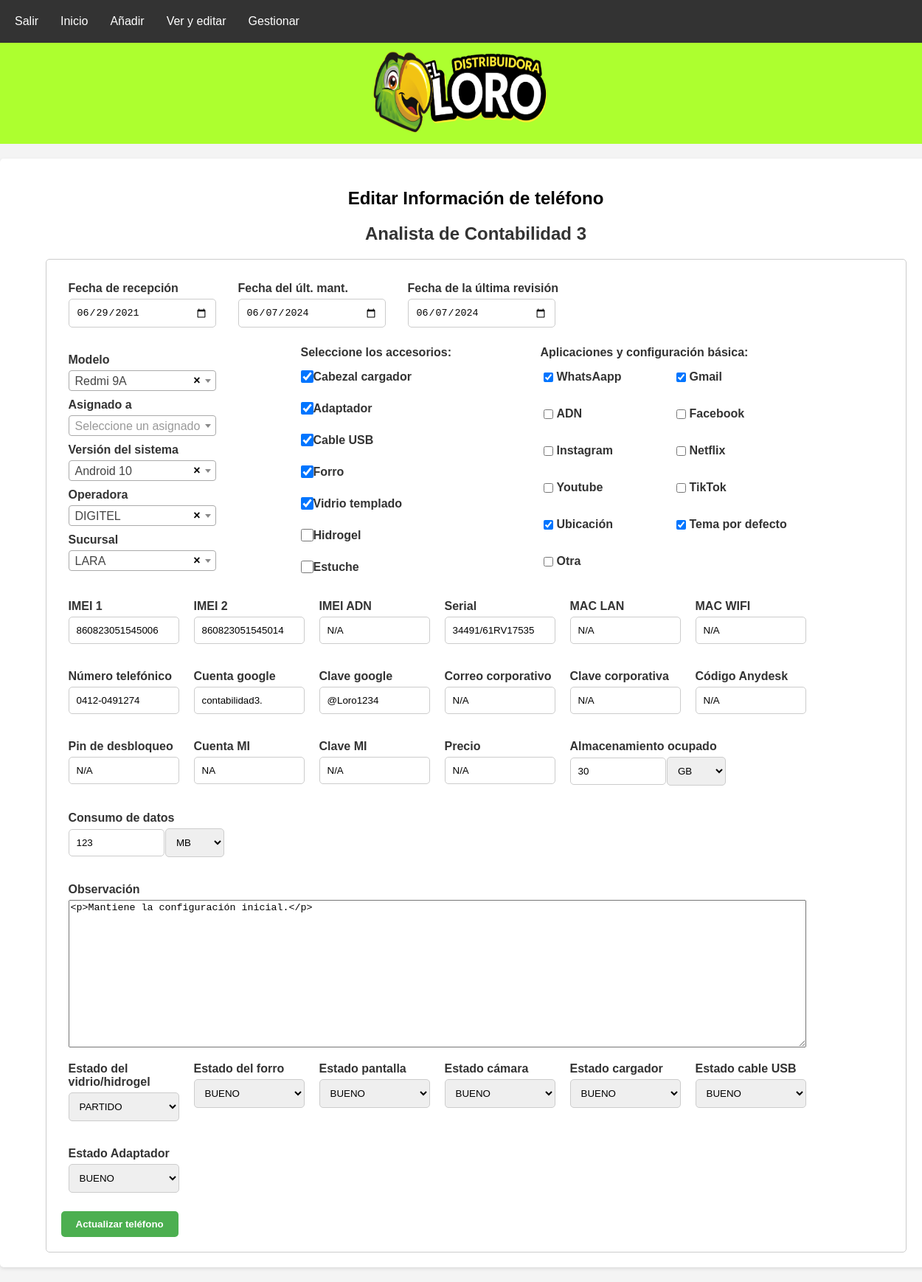
The page /editarTlf.php?id=1 (signed in) on the database its author committed.
### tables this page shows
CREATE TABLE `cargo_ruta` (
  `id_cargoruta` int(10) NOT NULL,
  `nombre` varchar(30) NOT NULL,
  `activo` tinyint(1) NOT NULL DEFAULT 1
);

CREATE TABLE `telefonos` (
  `id_telefono` int(10) NOT NULL,
  `fecha_recep` date DEFAULT NULL,
  `id_modelo` int(10) NOT NULL,
  `accesorios` set('cabezal cargador','adaptador','cable usb','forro','vidrio templado','hidrogel','estuche') NOT NULL,
  `imei1` varchar(30) DEFAULT 'N/A',
  `imei2` varchar(30) DEFAULT 'N/A',
  `imei_adn` varchar(30) DEFAULT 'N/A',
  `serial` varchar(50) DEFAULT 'N/A',
  `vidrio_hidrogel` enum('BUENO','DAÑADO','PARTIDO','ROTO','RAYADO','NO TIENE','OTRO') NOT NULL,
  `forro` enum('BUENO','DAÑADO','NO TIENE','OTRO') NOT NULL,
  `pantalla` enum('BUENO','DAÑADO','PARTIDO','RAYADO','OTRO') NOT NULL,
  `camara` enum('BUENO','DAÑADO','MICA PARTIDA','MICA RAYADA','OTRO') NOT NULL,
  `cargador` enum('BUENO','DAÑADO','NO TIENE','NO TRAE A REVISIÓN','OTRO') NOT NULL,
  `cable_usb` enum('BUENO','DAÑADO','NO TIENE','NO TRAE A REVISIÓN','OTRO') NOT NULL,
  `adaptador` enum('BUENO','DAÑADO','NO TIENE','NO USA','NO TRAE A REVISIÓN','OTRO') NOT NULL,
  `id_sisver` int(10) NOT NULL,
  `almacenamiento_ocupado` varchar(10) DEFAULT 'N/A',
  `consumo_datos` varchar(10) DEFAULT 'N/A',
  `id_operadora` int(10) NOT NULL,
  `numero` varchar(30) DEFAULT 'N/A',
  `cuenta_google` varchar(100) DEFAULT 'N/A',
  `clave_google` varchar(30) DEFAULT 'N/A',
  `correo_corporativo` varchar(50) DEFAULT 'N/A',
  `clave_corporativo` varchar(30) DEFAULT 'N/A',
  `anydesk` varchar(50) DEFAULT 'N/A',
  `pin` varchar(30) DEFAULT 'N/A',
  `cuenta_mi` varchar(30) DEFAULT 'N/A',
  `clave_mi` varchar(30) DEFAULT 'N/A',
  `id_sucursal` int(10) NOT NULL,
  `precio` varchar(10) DEFAULT 'N/A',
  `mac_lan` varchar(30) DEFAULT 'N/A',
  `mac_wifi` varchar(30) DEFAULT 'N/A',
  `app_conf` set('whatsapp','gmail','adn','facebook','instagram','netflix','youtube','tiktok','ubicacion','tema por defecto','otra') NOT NULL,
  `otra_app` varchar(100) NOT NULL,
  `nota` varchar(500) DEFAULT 'Mantiene la configuración inicial.',
  `fecha_ult_mant` date DEFAULT current_timestamp(),
  `fecha_ult_rev` date DEFAULT current_timestamp(),
  `activo` tinyint(1) NOT NULL DEFAULT 1
);

### editarTlf.php (the view, shortened to what the rows shown need)
<?php
    include("conexion.php");
    $id_telefono=$_GET['id'];
    $sql="SELECT telefonos.*, telefonos.id_telefono AS id, modelo_marca.nombre AS modelo, fabricante.nombre AS fabricante, personal.nombre AS asignado, cargo_ruta.nombre AS cargo, area.nombre AS area
    FROM telefonos
    INNER JOIN modelo_marca ON telefonos.id_modelo = modelo_marca.id_modelo
    INNER JOIN fabricante ON modelo_marca.id_fabricante = fabricante.id_fabricante
    LEFT JOIN tlf_asignado ON telefonos.id_telefono = tlf_asignado.id_telefono
    LEFT JOIN personal ON tlf_asignado.id_personal = personal.id_personal
    LEFT JOIN cargo_ruta ON personal.id_cargoruta = cargo_ruta.id_cargoruta
    LEFT JOIN area ON personal.id_area = area.id_area
    WHERE telefonos.id_telefono = $id_telefono";
$query0 = mysqli_query($conexion, $sql);
$row0 = mysqli_fetch_assoc($query0);
$accesorios = explode(',', $row0['accesorios']);
$apps = explode(',', $row0['app_conf']);
?>
<html lang="en">
<head>
    <link href="css/styles.css" rel="stylesheet">
    <link href="https://cdn.jsdelivr.net/npm/select2@4.1.0-rc.0/dist/css/select2.min.css" rel="stylesheet" />
</head>
<body>
    <div class="users-table">
        <h2 style="text-align: center;">Editar Información de teléfono</h2>
        <div class="users-form">
        <h2><?= $row0['cargo']; ?></h2>
            <form id="nuevo" action="editarTlfFuncion.php" method="POST">
                <div id="fechas" style="display: flex">
                <div style="margin: 10px">
                <label for="fecha_recep" style="width: 210px;">Fecha de recepción</label>
                <input type="date" name="fecha_recep" id="fecha_recep" style="width: 200px" value="<?= $row0['fecha_recep']?>">
                </div>
                <div style="margin: 10px">
                <label for="fecha_ult_mant" style="width: 210px">Fecha del últ. mant.</label>
                <input type="date" name="fecha_ult_mant" id="fecha_ult_mant" style="width: 200px" value="<?= $row0['fecha_ult_mant']?>">
                </div>
                <div style="margin: 10px">
                <label for="fecha_ult_rev" style="width: 210px">Fecha de la última revisión</label>
                <input type="date" name="fecha_ult_rev" id="fecha_recep" style="width: 200px" value="<?= $row0['fecha_ult_rev']?>">
                </div>
                </div>
                <div style="display: flex; flex-wrap: wrap;">
                <div style="margin-right: 75px">
                <label class="nopoint" for="cabezal-cargador" style="width: 250px; height: 10px;">Seleccione los accesorios:</label><br>
                <div class="accesorioscheck" id="accesorios">
                <label><input type="checkbox" id="cabezal-cargador" name="accesorios[]" value="cabezal cargador" <?= in_array('cabezal cargador', $accesorios) ? 'checked' : ''; ?>> Cabezal cargador</label>
                <label><input type="checkbox" id="adaptador1" name="accesorios[]" value="adaptador" <?= in_array('adaptador', $accesorios) ? 'checked' : ''; ?>> Adaptador</label>
                <label><input type="checkbox" id="cable-usb" name="accesorios[]" value="cable usb" <?= in_array('cable usb', $accesorios) ? 'checked' : ''; ?>> Cable USB</label>
                <label><input type="checkbox" id="forro1" name="accesorios[]" value="forro" <?= in_array('forro', $accesorios) ? 'checked' : ''; ?>> Forro</label>
                <label><input type="checkbox" id="vidrio_hidrogel-templado" name="accesorios[]" value="vidrio_hidrogel templado" <?= in_array('vidrio templado', $accesorios) ? 'checked' : ''; ?>> Vidrio templado</label>
                <label><input type="checkbox" id="hidrogel" name="accesorios[]" value="hidrogel" <?= in_array('hidrogel', $accesorios) ? 'checked' : ''; ?>> Hidrogel</label>
                <label><input type="checkbox" id="estuche" name="accesorios[]" value="estuche" <?= in_array('estuche', $accesorios) ? 'checked' : ''; ?>> Estuche</label>
                </div>
                </div>
                <div>
                <label class="nopoint" for="whatsapp" style="width: 300px; height: 10px;">Aplicaciones y configuración básica:</label><br>
                <div class="accesorioscheck" id="apps_conf" style="width: 360px; height: 300px; display: flex; flex-wrap: wrap;">
                    <label><input type="checkbox" id="whatsapp" name="apps_conf[]" value="whatsapp" <?= in_array('whatsapp', $apps) ? 'checked' : ''; ?>>WhatsAapp</label>
                    <label><input type="checkbox" id="gmail" name="apps_conf[]" value="gmail" <?= in_array('gmail', $apps) ? 'checked' : ''; ?>>Gmail</label>
                    <label><input type="checkbox" id="adn" name="apps_conf[]" value="adn" <?= in_array('adn', $apps) ? 'checked' : ''; ?>>ADN</label>
                    <label><input type="checkbox" id="facebook" name="apps_conf[]" value="facebook" <?= in_array('facebook', $apps) ? 'checked' : ''; ?>>Facebook</label>
                    <label><input type="checkbox" id="instagram" name="apps_conf[]" value="instagram" <?= in_array('instagram', $apps) ? 'checked' : ''; ?>>Instagram</label>
                    <label><input type="checkbox" id="netflix" name="apps_conf[]" value="netflix" <?= in_array('netflix', $apps) ? 'checked' : ''; ?>>Netflix</label>
                    <label><input type="checkbox" id="youtube" name="apps_conf[]" value="youtube" <?= in_array('youtube', $apps) ? 'checked' : ''; ?>>Youtube</label>
                    <label><input type="checkbox" id="tiktok" name="apps_conf[]" value="tiktok" <?= in_array('tiktok', $apps) ? 'checked' : ''; ?>>TikTok</label>
                    <label><input type="checkbox" id="ubicacion" name="apps_conf[]" value="ubicacion" <?= in_array('ubicacion', $apps) ? 'checked' : ''; ?>>Ubicación</label>
                    <label><input type="checkbox" id="tema_por_defecto" name="apps_conf[]" value="tema por defecto" <?= in_array('tema por defecto', $apps) ? 'checked' : ''; ?>>Tema por defecto</label>
                    <label><input type="checkbox" id="otra" name="apps_conf[]" value="otra" <?= in_array('otra', $apps) ? 'checked' : ''; ?>>Otra</label>
                </div>
                </div>
                </div>
                <div id="entradas" style="display: flex; flex-wrap: wrap;">
                <div class="inputs">
                <label for="imei1">IMEI 1</label>
                <input type="text" name="imei1" id="imei1" placeholder="Ingrese el IMEI 1" value="<?= $row0['imei1']?>">
                </div>
                <div class="inputs">
                <label for="imei2">IMEI 2</label>
                <input type="text" name="imei2" id="imei2" placeholder="Ingrese el IMEI 2" value="<?= $row0['imei2']?>">
                </div>
                <div class="inputs">
                <label for="imei1">IMEI ADN</label>
                <input type="text" name="imei_adn" id="imei_adn" placeholder="Ingrese el IMEI ADN" value="<?= $row0['imei_adn']?>">
                </div>
                <div class="inputs">
                <label for="serial">Serial</label>
                <input type="text" name="serial" id="serial" placeholder="Ingrese el serial" value="<?= $row0['serial']?>">
                </div>
                <div class="inputs">
                <label for="imei1">MAC LAN</label>
                <input type="text" name="mac_lan" id="mac_lan" placeholder="Ingrese la MAC LAN" value="<?= $row0['mac_lan']?>">
                </div>
                <div class="inputs">
                <label for="imei1">MAC WIFI</label>
                <input type="text" name="mac_wifi" id="mac_wifi" placeholder="Ingrese la MAC WIFI" value="<?= $row0['mac_wifi']?>">
                </div>
                <div class="inputs">
                <label for="numero">Número telefónico</label>
                <input type="text" name="numero" id="numero" placeholder="Ingrese el número" value="<?= $row0['numero']?>">
                </div>
                <div class="inputs">
                <label for="cuenta_google">Cuenta google</label>
                <input type="text" name="cuenta_google" id="cuenta_google" placeholder="Ingrese el correo" value="<?= $row0['cuenta_google']?>">
                </div>
                <div class="inputs">
                <label for="clave_google">Clave google</label>
                <input type="text" name="clave_google" id="clave_google" placeholder="Ingrese la clave" value="<?= $row0['clave_google']?>">
                </div>
                <div class="inputs">
                <label for="correo_corporativo">Correo corporativo</label>
                <input type="text" name="correo_corporativo" id="correo_corporativo" placeholder="Ingrese el correo" value="<?= $row0['correo_corporativo']?>">
                </div>
                <div class="inputs">
                <label for="clave_corporativo">Clave corporativa</label>
                <input type="text" name="clave_corporativo" id="clave_corporativo" placeholder="Ingrese la clave" value="<?= $row0['clave_corporativo']?>">
                </div>
                <div class="inputs">
                <label for="anydesk">Código Anydesk</label>
                <input type="text" name="anydesk" id="anydesk" placeholder="Ingrese el código" value="<?= $row0['anydesk']?>">
                </div>
                <div class="inputs">
                <label for="pin">Pin de desbloqueo</label>
                <input type="text" name="pin" id="pin" placeholder="Ingrese el pin" value="<?= $row0['pin']?>">
                </div>
                <div class="inputs">
                <label for="cuenta_mi">Cuenta MI</label>
                <input type="text" name="cuenta_mi" id="cuenta_mi" placeholder="Ingrese la cuenta MI" value="<?= $row0['cuenta_mi']?>">
                </div>
                <div class="inputs">
                <label for="clave_mi">Clave MI</label>
                <input type="text" name="clave_mi" id="clave_mi" placeholder="Ingrese la clave MI" value="<?= $row0['clave_mi']?>">
                </div>
                <div class="inputs">
                <label for="precio">Precio</label>
                <input type="text" name="precio" id="precio" placeholder="Ingrese el precio" value="<?= $row0['precio']?>">
                </div>
<div class="inputs" style="width: 600px">
                <label for="editor">Observación</label>
                <textarea style="width: 1000px; height: 200px" type="text" name="nota" id="editor" placeholder="Mantiene la configuración inicial."><?= $row0['nota']?></textarea>
                </div>
</div>
  <div id="statuses" style="display: flex; flex-wrap: wrap;">
  <div class="inputs">
  <label for="vidrio_hidrogel">Estado del vidrio/hidrogel</label>
  <select name="vidrio_hidrogel" id="vidrio_hidrogel">
    <option value="PARTIDO" <?= $row0['vidrio_hidrogel'] == 'PARTIDO' ? 'selected' : '' ?>>PARTIDO</option>
  </select>
</div>
  <div class="inputs">
  <label for="forro">Estado del forro</label>
  <select name="forro" id="forro">
    <option value="BUENO" <?= $row0['forro'] == 'BUENO'? 'selected' : ''?>>BUENO</option>
  </select>
</div>
<div class="inputs">
  <label for="pantalla">Estado pantalla</label>
  <select name="pantalla" id="pantalla">
    <option value="BUENO" <?= $row0['pantalla'] == 'BUENO'? 'selected' : ''?>>BUENO</option>
  </select>
</div>
<div class="inputs">
  <label for="camara">Estado cámara</label>
  <select name="camara" id="camara">
    <option value="BUENO" <?= $row0['camara'] == 'BUENO'? 'selected' : ''?>>BUENO</option>
  </select>
</div>
<div class="inputs">
  <label for="cargador">Estado cargador</label>
  <select name="cargador" id="cargador">
    <option value="BUENO" <?= $row0['cargador'] == 'BUENO'? 'selected' : ''?>>BUENO</option>
  </select>
</div>
<div class="inputs">
  <label for="cable_usb">Estado cable USB</label>
  <select name="cable_usb" id="cable_usb">
    <option value="BUENO" <?= $row0['cable_usb'] == 'BUENO'? 'selected' : ''?>>BUENO</option>
                </select>
                </div>
                <div class="inputs">
  <label for="cable_usb">Estado Adaptador</label>
  <select name="adaptador" id="adaptador">
    <option value="BUENO" <?= $row0['adaptador'] == 'BUENO'? 'selected' : ''?>>BUENO</option>
                </select>
                </div>
                </div>
                <input type="submit" value="Actualizar teléfono">
            </form>
        </div>
        </body>
</html>

### rows shown on the page
cargo_ruta: nombre "Analista de Contabilidad 3"
telefonos: fecha_recep "06/29/2021", fecha_ult_mant "06/07/2024", fecha_ult_rev "06/07/2024", accesorios "☑", app_conf "☑", imei1 "860823051545006", imei2 "860823051545014", imei_adn "N/A", serial "34491/61RV17535", mac_lan "N/A", mac_wifi "N/A", numero "0412-0491274", cuenta_google "contabilidad3.", clave_google "@Loro1234", correo_corporativo "N/A", clave_corporativo "N/A", anydesk "N/A", pin "N/A", cuenta_mi "NA", clave_mi "N/A", precio "N/A", nota "<p>Mantiene la configuración inicial.</p>", vidrio_hidrogel "PARTIDO", forro "BUENO", pantalla "BUENO", camara "BUENO", cargador "BUENO", cable_usb "BUENO", adaptador "BUENO"
